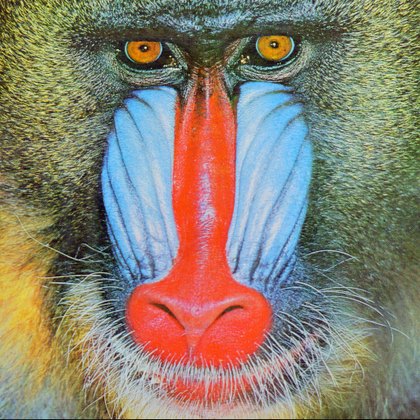
%> input picture project_images/nlsb_images/image8.bmp, 420 x 420 px, shrunk from 512 x 512 before the run
$ octave LSB_CODE.m   (GNU Octave 9; MATLAB toolbox functions it lacks are replaced by stand-ins)
%> lines starting %> are read from the running program, lines starting %| are printed output that depends on the picture; long printed decimals are rounded
### nlsb_full/get_difference.m
function msg_diff = get_difference(channel, msg)
    % convert the characters of message to ascii values
    ascii = double(char(msg));

    L = length(ascii);
    [M, N] = size(channel);

    msg_diff = zeros(1, L); % initally differences are zeroes
    k = 1;

    for m=1:M
        for n=1:N
            if k > L
                break;
            end

            diff = mod(double(channel(m,n)) - ascii(k), 256);
            msg_diff(k) = diff;
            k = k+1;
        end
    end
end

### nlsb_full/msg_to_bits.m
function bits = msg_to_bits(msg)
    % get the ascii values of message
    ascii = uint8(char(msg));

    bits = [];
    for num=ascii
        % 8th to 1st LSB
        for i=8:-1:1
            bits = [bits bitget(num, i)]; % get the LSB and append
        end
    end
end

### nlsb_full/mlea_encrypt.m
function encrypted_bits = mlea_encrypt(bits)
    encrypted_bits = zeros(1, length(bits));

    % xor all bits with 1
    for i=1:length(bits)
        encrypted_bits(i) = bitxor(bits(i), 1);
    end

    % For every 8 bit combination
    for i=1:length(bits):8
        % replace first and last four bits
        encrypted_bits(i:i+7) = encrypted_bits([i+4:i+7, i:i+3]);

        % perform left circular shift
        encrypted_bits(i:i+7) = encrypted_bits([i+1:i+7, i]);
    end

    % divide into blocks
    half = length(encrypted_bits)/2;
    block1 = encrypted_bits(1:half);
    block2 = encrypted_bits(half+1:length(bits));

    % if block1 bit is 1 then flip corresponding bit in block2
    for i=1:length(block1)
        block2(i) = bitxor(block1(i), block2(i));
    end

    encrypted_bits(1:half) = block1;
    encrypted_bits(half+1:length(bits)) = block2;
end

### nlsb_full/shuffle_channel.m
function newChannel = shuffle_channel(channel)
    [M, N] = size(channel);

    block1 = channel(1:M/2, 1:N/2);
    block2 = channel(1:M/2, (N/2+1):N);
    block3 = channel((M/2+1):M, 1:N/2);
    block4 = channel((M/2+1):M, (N/2+1):N);

    block1 = apply_magic(block1);
    block2 = apply_magic(block2);
    block3 = apply_magic(block3);
    block4 = apply_magic(block4);

    newChannel = [block1 block2; block3 block4];
end

### nlsb_full/apply_magic.m
function newBlock = apply_magic(block)
    [M, N] = size(block);

    flattened = reshape(block', 1, []);
    newBlock = flattened;            % flattened block
    mag = reshape(magic(N)', 1, []); % flattened magic matrix

    newBlock = flattened(mag);

    newBlock = reshape(newBlock', M, N)';
end

### nlsb_full/embed_to_channel.m
function newChannel = embed_to_channel(channel, bits)
    [M,N] = size(channel);

    % divide channel into four blocks
    block1 = channel(1:M/2, 1:N/2);
    block2 = channel(1:M/2, (N/2+1):N);
    block3 = channel((M/2+1):M, 1:N/2);
    block4 = channel((M/2+1):M, (N/2+1):N);

    % blocks for new embedded channel
    newBlock1 = block1;
    newBlock2 = block2;
    newBlock3 = block3;
    newBlock4 = block4;

    k = 1; % bit index

    % Embed cyclically in each block
    for i=1:(M/2)
        for j=1:(N/2)
            if k > length(bits)
                break
            end
            newBlock1(i,j) = bitset(block1(i,j), 1, bits(k)); % embed in block1
            k = k+1;
            newBlock2(i,j) = bitset(block2(i,j), 1, bits(k)); % embed in block2
            k = k+1;
            newBlock3(i,j) = bitset(block3(i,j), 1, bits(k)); % embed in block3
            k = k+1;
            newBlock4(i,j) = bitset(block4(i,j), 1, bits(k)); % embed in block4
            k = k+1;
        end
    end

    newChannel = [newBlock1 newBlock2; newBlock3 newBlock4];
end

### nlsb_full/reverse_magic.m
function newBlock = reverse_magic(block)
    [M, N] = size(block);

    flattened = reshape(block', 1, []);
    newBlock = flattened;            % flattened block
    mag = reshape(magic(N)', 1, []); % flattened magic matrix

    newBlock(mag) = flattened;

    newBlock = reshape(newBlock', M, N)';
end

### nlsb_full/unshuffle_channel.m
function newChannel = unshuffle_channel(channel)
    [M, N] = size(channel);

    block1 = channel(1:M/2, 1:N/2);
    block2 = channel(1:M/2, (N/2+1):N);
    block3 = channel((M/2+1):M, 1:N/2);
    block4 = channel((M/2+1):M, (N/2+1):N);

    block1 = reverse_magic(block1);
    block2 = reverse_magic(block2);
    block3 = reverse_magic(block3);
    block4 = reverse_magic(block4);

    newChannel = [block1 block2; block3 block4];
end

### nlsb_full/extract_from_channel.m
function bits = extract_from_channel(channel, len)
    bits = [];
    [M, N] = size(channel);

    % blocks of initial channel
    block1 = channel(1:M/2, 1:N/2);
    block2 = channel(1:M/2, (N/2+1):N);
    block3 = channel((M/2+1):M, 1:N/2);
    block4 = channel((M/2+1):M, (N/2+1):N);

    i = 1;     % bit index
    bits = []; % array to store extracted bits

    % extract cyclically from each block
    for m=1:(M/2)
        for n=1:(N/2)
            if i > len
                break
            end

            bits = [bits, bitget(block1(m,n), 1)];
            bits = [bits, bitget(block2(m,n), 1)];
            bits = [bits, bitget(block3(m,n), 1)];
            bits = [bits, bitget(block4(m,n), 1)];

            i = i+4;
        end
    end
end

### nlsb_full/mlea_decrypt.m
function bits = mlea_decrypt(encrypted_bits)

    % divide into blocks
    L = length(encrypted_bits);
    block1 = encrypted_bits(1:(L/2));
    block2 = encrypted_bits((L/2)+1:L);

    % if block1 bit is 1 then flip corresponding bit in block2
    for i=1:length(block1)
        block2(i) = bitxor(block1(i), block2(i));
    end

    % concat blocks
    bits(1:(L/2)) = block1;
    bits((L/2)+1:L) = block2;

    % for every 8-bit combination perform
    for i=1:L:8
        % right circular shift
        bits(i:i+7) = bits([i+7, i:i+6]);

        % replace first four bits with last four bits
        bits(i:i+7) = bits([i+4:i+7, i:i+3]);
    end

    % bitXor with 1 for each bit
    for i=1:L
        bits(i) = bitxor(bits(i), 1);
    end
end

### nlsb_full/bits_to_msg.m
function msg = bits_to_msg(bits)
    ascii = [];

    for i=1:8:length(bits)
        val = uint8(0);

        for j=i:i+7
            val = val*2;       % val << 1
            val = val+bits(j); % val | 1
        end

        ascii = [ascii val];
    end

    msg = char(ascii);
end

### nlsb_full/metrics.m
function [] = metrics(cover, stego)


    % Calculate mse
    error = cover(:)-stego(:);
    square_error = error.^2;

    mse = mean(square_error);
    rmse = sqrt(mse);
    peak_snr = 10 * log10((255^2)/mse);
    ssim_value = ssim(cover, stego);

    fprintf('Image Quality Metrics: \n');
    fprintf("MSE: %f \n", mse);
    fprintf("PSNR: %f \n", peak_snr);
    fprintf("RMSE: %f \n", rmse);
    fprintf("SSIM: %f \n", ssim_value);
end

### nlsb_full/LSB_CODE.m
clc;
clear all;
close all;

% EMBEDDING PROCEDURE

cover = imread("..\project_images\nlsb_images\image8.bmp");
%> cover is the input picture: size 420x420x3 uint8; mean R, G, B 137.4, 128.9, 113.1

% flip and transpose, split of image
Flip_cover = flip(cover);
Rc = Flip_cover(:,:,1)';
Gc = Flip_cover(:,:,2)';
Bc = Flip_cover(:,:,3)';
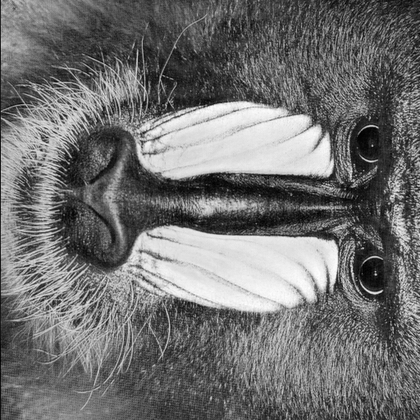
%> Bc: size 420x420 uint8; min 0, max 254, mean 113.1

% generating the random message and convert to bits
message = "This is Secret Message";
% SM to SMdv
SMdv = get_difference(Rc, message);
%> after the loop in get_difference, `for m=1:M`: k = 23; msg_diff = 22 values, max 253 at index 7, min 2 at index 3, mean 61.95
%> SMdv has the same summary as msg_diff in get_difference
% SMdv to bits
bits = msg_to_bits(SMdv);
%> in msg_to_bits, `ascii = uint8(char(msg));`: ascii has the same summary as msg_diff in get_difference
%> the loop in msg_to_bits, `for num=ascii` made 22 passes
%> num on passes 1, 2, 4, 5, 7, 8, 9, 10: 200, 27, 232, 64, 253, 87, 50, 39
%> after the loop in msg_to_bits, `for num=ascii`: bits = 176 values, max 1 at index 1, min 0 at index 3, mean 0.369
% Encrypt bits
encrypted_bits = mlea_encrypt(bits);
%> after the loop in mlea_encrypt, `for i=1:length(bits)`: encrypted_bits = 176 values, max 1 at index 3, min 0 at index 1, mean 0.631
%> after the loop in mlea_encrypt, `for i=1:length(bits):8`: encrypted_bits = 176 values, max 1 at index 1, min 0 at index 4, mean 0.631
%> in mlea_encrypt, `half = length(encrypted_bits)/2;`: half = 88
%> in mlea_encrypt, `block1 = encrypted_bits(1:half);`: block1 = 88 values, max 1 at index 1, min 0 at index 4, mean 0.602
%> in mlea_encrypt, `block2 = encrypted_bits(half+1:length(bits));`: block2 = 88 values, max 1 at index 1, min 0 at index 5, mean 0.659
%> the loop in mlea_encrypt, `for i=1:length(block1)` made 88 passes
%> after the loop in mlea_encrypt, `for i=1:length(block1)`: block2 = 88 values, max 1 at index 4, min 0 at index 1, mean 0.398
%> encrypted_bits = 176 values, max 1 at index 1, min 0 at index 4, mean 0.5

% Shuffle Channel
Bc = shuffle_channel(Bc);
%> in shuffle_channel, `block3 = channel((M/2+1):M, 1:N/2);`:
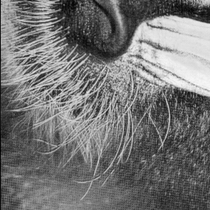
%> block3: size 210x210 uint8; min 4, max 248, mean 117.1
%> in shuffle_channel, `block4 = channel((M/2+1):M, (N/2+1):N);`:
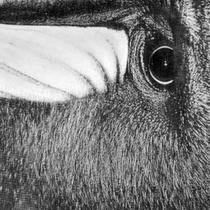
%> block4: size 210x210 uint8; min 0, max 254, mean 123.6
%> in apply_magic (call 4), `newBlock = reshape(newBlock', M, N)';`:
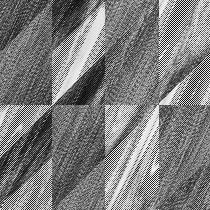
%> newBlock: size 210x210 uint8; min 0, max 254, mean 123.6; mean of the top-left, top-right, bottom-left and bottom-right quarters 112.5, 132.3, 109.7, 139.9
%> in shuffle_channel, `newChannel = [block1 block2; block3 block4];`:
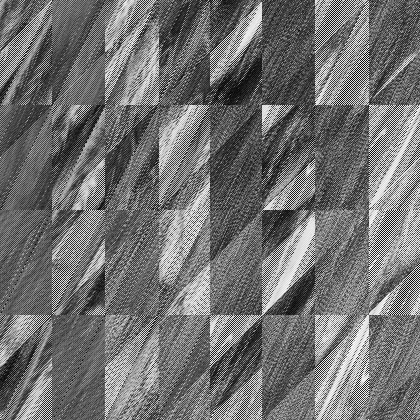
%> newChannel: size 420x420 uint8; min 0, max 254, mean 113.1; mean of the top-left, top-right, bottom-left and bottom-right quarters 107.5, 104.3, 117.1, 123.6

% Embedding into Blue channel
Bc = embed_to_channel(Bc, encrypted_bits);
%> after the loop in embed_to_channel, `for i=1:(M/2)`: k = 177

% Unshuffle Channel
Bc = unshuffle_channel(Bc);

% generate stego by transpose and reflip
Reflip_img(:,:,1) = Rc';
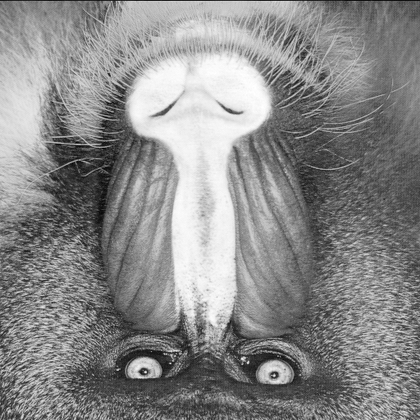
%> Reflip_img: size 420x420 uint8; min 1, max 255, mean 137.4; mean of the top-left, top-right, bottom-left and bottom-right quarters 163.1, 136.3, 123.6, 126.6
Reflip_img(:,:,2) = Gc';
Reflip_img(:,:,3) = Bc';
%> Reflip_img: size 420x420x3 uint8
Reflip_img = flip(Reflip_img);

stego_img = Reflip_img;
imwrite(stego_img, "stego.bmp");


% EXTRACTION PROCEDURE

stego = imread("stego.bmp");

% flip and transpose of stego image
Flip_steg = flip(stego);
Rc_steg = Flip_steg(:,:,1)';
Gc_steg = Flip_steg(:,:,2)';
Bc_steg = Flip_steg(:,:,3)';

% Shuffle Channel
Bc_steg = shuffle_channel(Bc_steg);
% Extract bits from Shuffled channel
extracted_bits = extract_from_channel(Bc_steg, length(bits));
%> after the loop in extract_from_channel, `for m=1:(M/2)`: bits has the same summary as encrypted_bits outside extract_from_channel
%> extracted_bits has the same summary as encrypted_bits

% Decrypt bits
decrypted_bits = mlea_decrypt(extracted_bits);
%> after the loop in mlea_decrypt, `for i=1:length(block1)`: block2 = 88 values, max 1 at index 1, min 0 at index 5, mean 0.659
%> after the loop in mlea_decrypt, `for i=1:L:8`: bits = 176 values, max 1 at index 3, min 0 at index 1, mean 0.631
%> after the loop in mlea_decrypt, `for i=1:L`: bits = 176 values, max 1 at index 1, min 0 at index 3, mean 0.369
%> decrypted_bits has the same summary as bits in mlea_decrypt
% bits to SMdv
extracted_SMdv = bits_to_msg(decrypted_bits);
%> the loop in bits_to_msg, `for i=1:8:length(bits)` made 22 passes
%> ascii on passes 1 to 8: 200, [200 27], [200 27 2], [200 27 2 232], [200 27 2 232 64], [200 27 2 232 64 6], [200 27 2 232 64 6 253], [200 27 2 232 64 6 253 87]
%> after the loop in bits_to_msg, `for i=1:8:length(bits)`: ascii has the same summary as msg_diff in get_difference
% SMdv to SM
extracted_ascii= get_difference(Rc, extracted_SMdv);
%> extracted_ascii = 22 values, max 116 at index 14, min 32 at index 5, mean 93.05

% message in char format
extracted_msg = char(extracted_ascii);
%> extracted_msg = 'This is Secret Message'

% Show the Cover and Stego images side by side
figure
subplot(2,2,1), imshow(cover), title("Cover Image");
subplot(2,2,2), imshow(stego), title("Stego Image");
subplot(2,2,3), imhist(cover), title("Cover Image");
subplot(2,2,4), imhist(stego), title("Stego Image");
%> after `title("Stego Image")`:
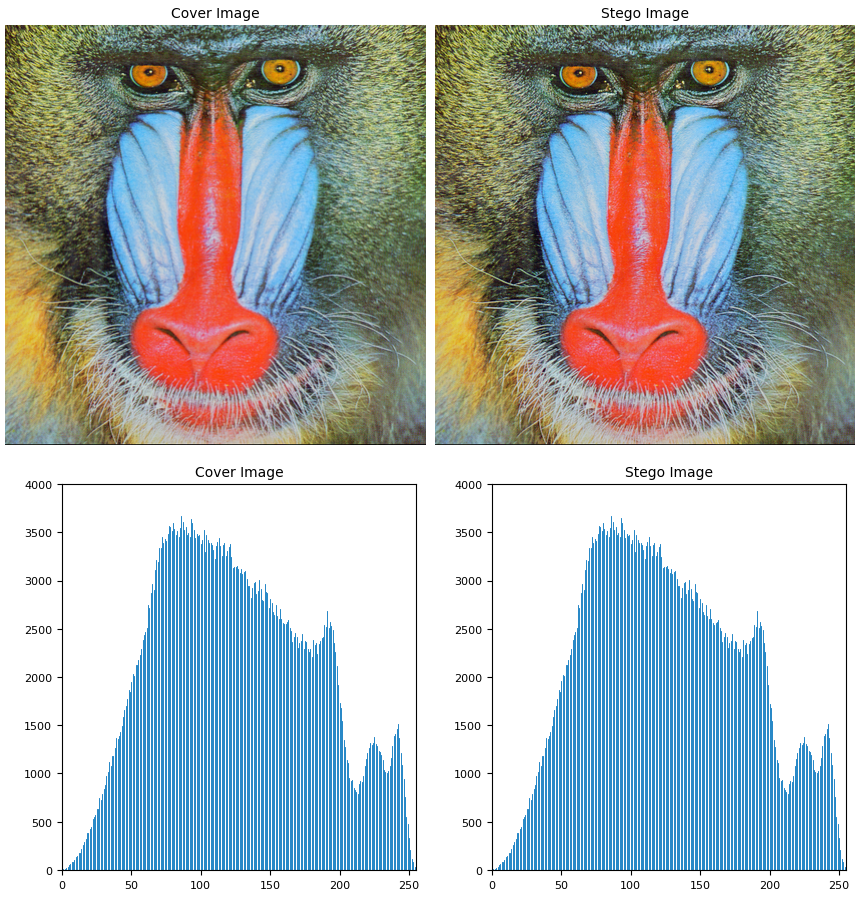
%> figure redrawn from the program's plot data, 4 panels


% show messages
fprintf("Message Embedded:  \n %s \n\n", message);
fprintf("Message Extracted: \n %s \n"  , extracted_msg);
%| Message Extracted:
%|  This is Secret Message


% show metrics
fprintf("\n");
metrics(cover, stego);
%> in metrics, `mse = mean(square_error);`: mse = 9.26e-05
%> in metrics, `rmse = sqrt(mse);`: rmse = 0.00962
%> in metrics, `peak_snr = 10 * log10((255^2)/mse);`: peak_snr = 88.47
%> in metrics, `ssim_value = ssim(cover, stego);`: ssim_value = 1
%| MSE: 9.3e-05
%| PSNR: 88.465
%| RMSE: 0.009623
%| SSIM: 1.000

$ run again, with project_images/nlsb_images/image1.bmp copied over project_images/nlsb_images/image8.bmp
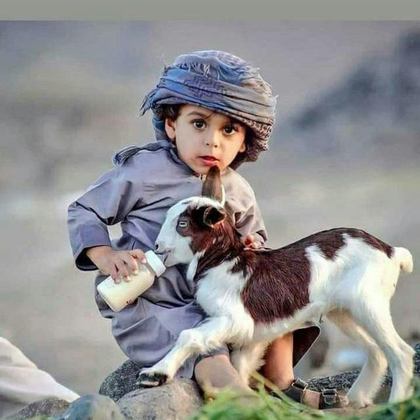
%> input picture project_images/nlsb_images/image1.bmp, 420 x 420 px, shrunk from 512 x 512 before the run
%> cover is the input picture: size 420x420x3 uint8; mean R, G, B 146, 144.6, 144.4
%> after the loop in get_difference, `for m=1:M`: k = 23; msg_diff = 22 values, max 255 at index 11, min 2 at index 10, mean 149
%> SMdv has the same summary as msg_diff in get_difference
%> in msg_to_bits, `ascii = uint8(char(msg));`: ascii has the same summary as msg_diff in get_difference
%> the loop in msg_to_bits, `for num=ascii` made 22 passes
%> num on passes 1, 2, 3, 4, 5, 7, 8, 9: 47, 23, 16, 253, 80, 248, 75, 23
%> after the loop in msg_to_bits, `for num=ascii`: bits = 176 values, max 1 at index 3, min 0 at index 1, mean 0.58
%> after the loop in mlea_encrypt, `for i=1:length(bits)`: encrypted_bits = 176 values, max 1 at index 1, min 0 at index 3, mean 0.42
%> after the loop in mlea_encrypt, `for i=1:length(bits):8`: encrypted_bits = 176 values, max 1 at index 4, min 0 at index 1, mean 0.42
%> half = 88
%> in mlea_encrypt, `block1 = encrypted_bits(1:half);`: block1 = 88 values, max 1 at index 4, min 0 at index 1, mean 0.511
%> in mlea_encrypt, `block2 = encrypted_bits(half+1:length(bits));`: block2 = 88 values, max 1 at index 4, min 0 at index 1, mean 0.33
%> the loop in mlea_encrypt, `for i=1:length(block1)` made 88 passes
%> after the loop in mlea_encrypt, `for i=1:length(block1)`: block2 = 88 values, max 1 at index 5, min 0 at index 1, mean 0.523
%> `encrypted_bits = mlea_encrypt(bits);`: encrypted_bits = 176 values, max 1 at index 4, min 0 at index 1, mean 0.517
%> after the loop in embed_to_channel, `for i=1:(M/2)`: k = 177
%> `Reflip_img(:,:,1) = Rc';`:
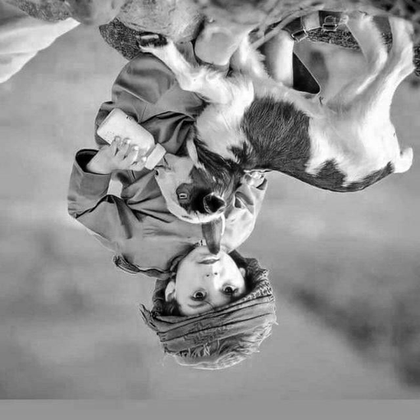
%> Reflip_img: size 420x420 uint8; min 0, max 255, mean 146; mean of the top-left, top-right, bottom-left and bottom-right quarters 149.6, 150.2, 140.7, 143.3
%> after the loop in extract_from_channel, `for m=1:(M/2)`: bits has the same summary as encrypted_bits outside extract_from_channel
%> extracted_bits has the same summary as encrypted_bits
%> after the loop in mlea_decrypt, `for i=1:length(block1)`: block2 = 88 values, max 1 at index 4, min 0 at index 1, mean 0.33
%> after the loop in mlea_decrypt, `for i=1:L:8`: bits = 176 values, max 1 at index 1, min 0 at index 3, mean 0.42
%> after the loop in mlea_decrypt, `for i=1:L`: bits = 176 values, max 1 at index 3, min 0 at index 1, mean 0.58
%> decrypted_bits has the same summary as bits in mlea_decrypt
%> the loop in bits_to_msg, `for i=1:8:length(bits)` made 22 passes
%> ascii on passes 1 to 8: 47, [47 23], [47 23 16], [47 23 16 253], [47 23 16 253 80], [47 23 16 253 80 5], [47 23 16 253 80 5 248], [47 23 16 253 80 5 248 75]
%> after the loop in bits_to_msg, `for i=1:8:length(bits)`: ascii has the same summary as msg_diff in get_difference
%> extracted_ascii = 22 values, max 116 at index 14, min 32 at index 5, mean 93.05
%> extracted_msg = 'This is Secret Message'
%> `title("Stego Image")`:
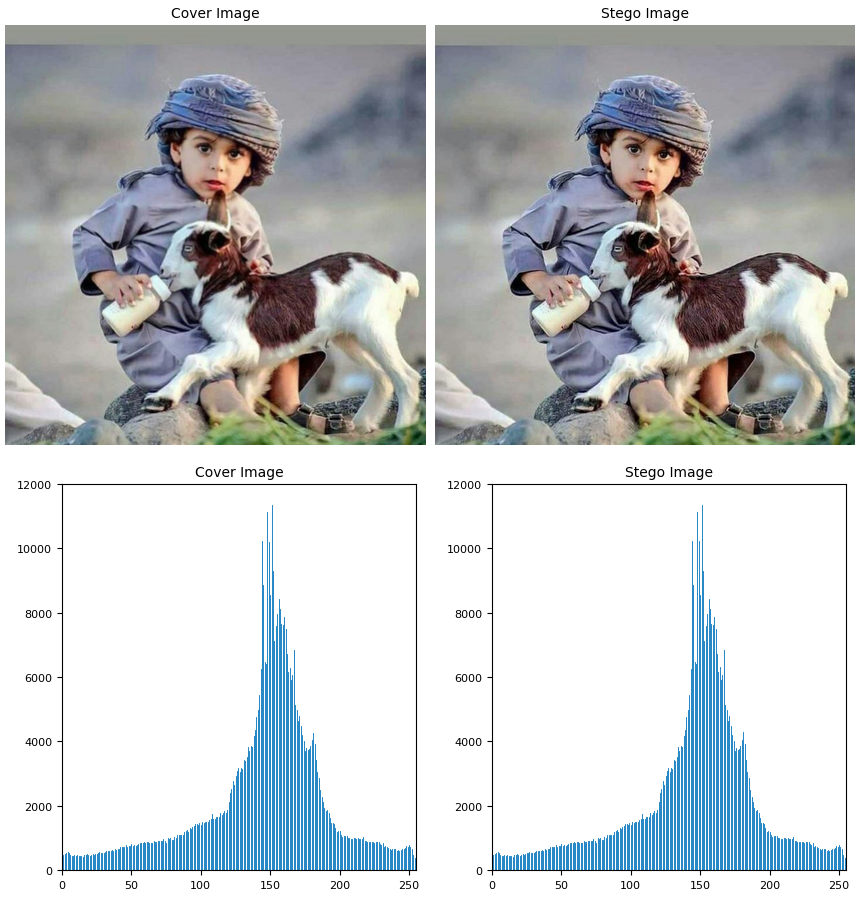
%> figure redrawn from the program's plot data, 4 panels
%| Message Extracted:
%|  This is Secret Message
%> mse = 6.24e-05
%> rmse = 0.0079
%> peak_snr = 90.18
%> ssim_value = 1
%| MSE: 6.2e-05
%| PSNR: 90.182
%| RMSE: 0.007897
%| SSIM: 1
